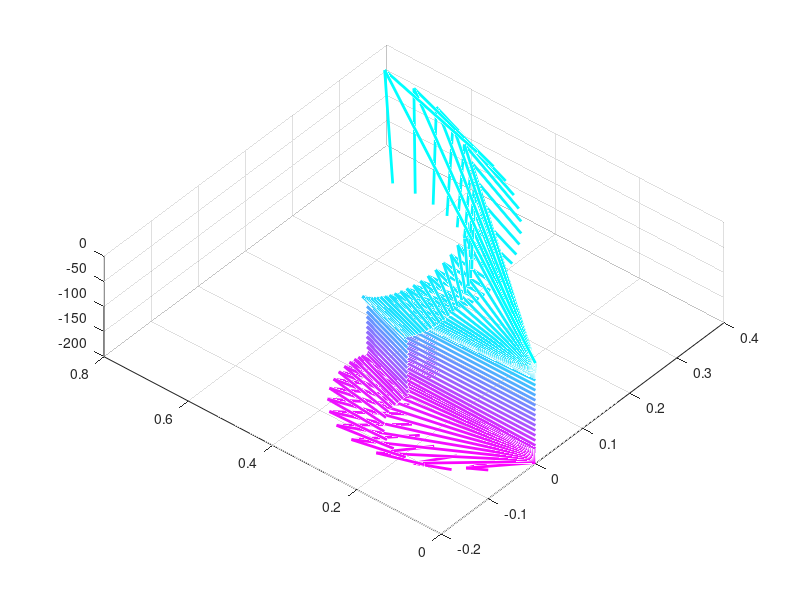

The MATLAB script that drew this image:
% 유한한 수심에서 압력 경사가 있을 경우의 확장된 에크만 해

clc;clear;

% 계수 설정
Az = 2.5e-3;
taux = 0;
tauy = 0.2;
ugx = 0;
ugy = 0.4;
f = 6e-5;
rho = 1025;

D = sqrt(2*Az/f);
h = 200;

z = 0:-1:-h;

tau = taux+tauy*i;
ug = ugx+ugy*i;

% 확장된 에크만 흐름 계산
j = sqrt(f*i/(Az));
ue = tau/(rho*Az*j)*sinh(j*(h+z))/cosh(j*h)...
    -ug*cosh(j*z)/cosh(j*h);

V = ug+ue;
u = real(V);
v=imag(V);

% 가시화
cmap = cool(length(z));
figure
hold on
for i=[1:30 35:10:length(z)-30 ...
        length(z)-30:2:length(z)]
    quiver3(0, 0, z(i), u(i), v(i), 0, ...
        'color', cmap(i,:), 'autoscale', 'off', ...
        'linewidth', 2)
end

view(-50, 70)
hold off
grid on


